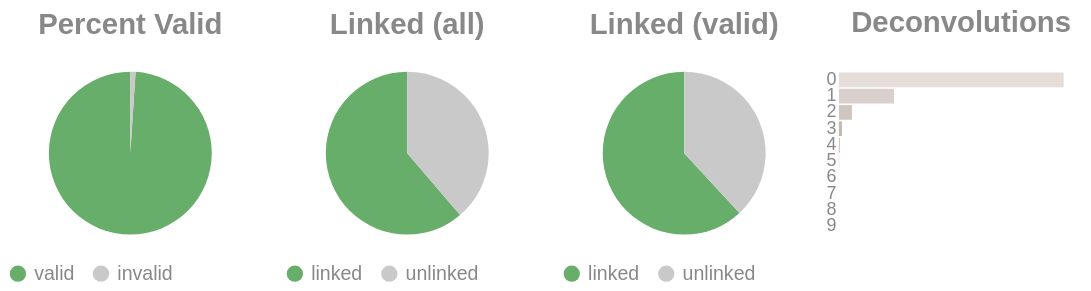

The cell this chart's notebook holds for it:
### Code cell
if SKIPLR:
    pass
else:
    clash = Counter()
    for i in valids['molecule'].to_list():
        _mol = i.split("-")
        if len(_mol) == 1:
            clash.update('0')
        else:
            clash.update(_mol[-1])

    _d = {"deconvolutions": [], 'count': []}
    for k,v in clash.items():
        _d['deconvolutions'].append(k)
        _d['count'].append(v)

    tot_valid = valids['reads'].sum()
    mask = valids['reads'] >= 2
    n_linked_reads = valids.filter(mask)['reads'].sum()
    if n_linked_reads == 0:
        print_html("No linked molecules (>=2 reads) were detected; skipping linked-only distributions.")
        SKIPLR = True
    else:
        perc_valid = round(tot_valid / n_reads, 4)
        linked_perc_abs = round(n_linked_reads / n_reads, 4)
        linked_perc = round(n_linked_reads / tot_valid, 4)

    _valid = pl.DataFrame({"valids": ['valid', 'invalid'], "count": [tot_valid, n_reads - tot_valid]})
    _linked_abs = pl.DataFrame({"linked (absolute)": ['linked', 'unlinked'], "count": [n_linked_reads, n_reads - n_linked_reads]})
    _linked_rel = pl.DataFrame({"linked (valids)": ['linked', 'unlinked'], "count": [n_linked_reads, tot_valid - n_linked_reads]})

    (
        alt.hconcat(
            piechart(_valid, goodval = 'valid', title = "Percent Valid"),
            piechart(_linked_abs, goodval = "linked", title =  "Linked (all)"),
            piechart(_linked_rel, goodval = "linked", title =  "Linked (valid)"),
            convolutionbar(pl.DataFrame(_d), title = "Deconvolutions"),
            center = True,
            bounds = 'flush'
        )
        .resolve_scale(color='independent')
        .resolve_legend('independent')
        .properties(usermeta={'embedOptions': {"actions": False}})
    ).display()

### Figure 1 — Vega-Lite specification as saved in the notebook (floating-point values rounded to 4 significant figures)
{"width": "container", "height": 400, "config": {"title": {"anchor": "start", "dy": -15, "fontSize": 18, "color": "#888888", "subtitleColor": "#888888", "subtitleFontSize": 14}, "arc": {"fill": "#0072B2"}, "axis": {"domainColor": "#888888", "domainWidth": 0.5, "gridWidth": 0.2, "grid": false, "titleFontWeight": 400, "titleFontSize": 15, "labelFontSize": 11, "labelColor": "#888888", "tickColor": "#888888", "tickWidth": 0.2, "titleColor": "#888888"}, "axisBand": {"grid": false}, "axisX": {"grid": true, "tickSize": 10, "domainCap": "round"}, "axisY": {"domain": false, "grid": true, "tickSize": 0, "domainCap": "round"}, "background": "transparent", "header": {"labelFontSize": 15, "labelColor": "#888888", "titleFontSize": 15, "titleFontWeight": 600, "titleColor": "#888888"}, "legend": {"labelFont": "sans-serif", "labelFontSize": 12, "labelColor": "#888888", "symbolSize": 100, "symbolType": "circle", "titleFontSize": 12, "titlePadding": 10, "titleColor": "#888888", "title": null}, "range": {"category": ["#E69F00", "#56B4E9", "#009E73", "#F0E442", "#0072B2", "#D55E00", "#CC79A7", "#000000"], "diverging": ["#cfe8f3", "#a2d4ec", "#73bfe2", "#46abdb", "#1696d2", "#12719e"]}, "area": {"fill": "#0072B2", "fillOpacity": 0.7, "line": true, "strokeOpacity": 0.7}, "line": {"color": "#0072B2", "stroke": "#0072B2", "strokeWidth": 2}, "trail": {"color": "#0072B2", "stroke": "#0072B2", "strokeWidth": 0, "size": 1}, "point": {"filled": true, "fillOpacity": 1.0, "size": 95}, "text": {"color": "#888888", "fontSize": 11, "align": "right", "fontWeight": 400, "size": 11}, "bar": {"fill": "#0072B2", "stroke": null}, "view": {"stroke": null, "continuousWidth": 660, "continuousHeight": 400}}, "hconcat": [{"data": {"name": "data-ea0d3fb0e4434f80af236f7a909533f8"}, "mark": {"type": "arc"}, "encoding": {"color": {"field": "valids", "legend": {"orient": "bottom", "title": null}, "scale": {"domain": ["valid", "invalid"], "range": ["#68ae6b", "#C9C9C9"]}, "title": "Valids", "type": "nominal"}, "theta": {"field": "count", "type": "quantitative"}, "tooltip": [{"field": "valids", "title": "Valids", "type": "ordinal"}, {"field": "percent", "format": ".2%", "title": "Percent", "type": "quantitative"}, {"field": "count", "title": "Count", "type": "quantitative"}]}, "height": 100, "title": {"text": "Percent Valid", "align": "center", "anchor": "middle"}, "transform": [{"calculate": "datum.count / 16797178", "as": "percent"}], "width": 150}, {"data": {"name": "data-06718d5144c0c7cfeb88a44ec420c7d9"}, "mark": {"type": "arc"}, "encoding": {"color": {"field": "linked (absolute)", "legend": {"orient": "bottom", "title": null}, "scale": {"domain": ["linked", "unlinked"], "range": ["#68ae6b", "#C9C9C9"]}, "title": "Linked (Absolute)", "type": "nominal"}, "theta": {"field": "count", "type": "quantitative"}, "tooltip": [{"field": "linked (absolute)", "title": "Linked (Absolute)", "type": "ordinal"}, {"field": "percent", "format": ".2%", "title": "Percent", "type": "quantitative"}, {"field": "count", "title": "Count", "type": "quantitative"}]}, "height": 100, "title": {"text": "Linked (all)", "align": "center", "anchor": "middle"}, "transform": [{"calculate": "datum.count / 16797178", "as": "percent"}], "width": 150}, {"data": {"name": "data-7098efcd8ca5869440a7f4e0ff114de1"}, "mark": {"type": "arc"}, "encoding": {"color": {"field": "linked (valids)", "legend": {"orient": "bottom", "title": null}, "scale": {"domain": ["linked", "unlinked"], "range": ["#68ae6b", "#C9C9C9"]}, "title": "Linked (Valids)", "type": "nominal"}, "theta": {"field": "count", "type": "quantitative"}, "tooltip": [{"field": "linked (valids)", "title": "Linked (Valids)", "type": "ordinal"}, {"field": "percent", "format": ".2%", "title": "Percent", "type": "quantitative"}, {"field": "count", "title": "Count", "type": "quantitative"}]}, "height": 100, "title": {"text": "Linked (valid)", "align": "center", "anchor": "middle"}, "transform": [{"calculate": "datum.count / 16624666", "as": "percent"}], "width": 150}, {"data": {"name": "data-2d3ff4ccf8903fec09c1e0b895dfa7b6"}, "mark": {"type": "bar"}, "encoding": {"color": {"field": "deconvolutions", "legend": null, "scale": {"scheme": "lightgreyred"}, "type": "nominal"}, "tooltip": [{"field": "deconvolutions", "title": "Deconvolutions", "type": "ordinal"}, {"field": "percent", "format": ".2%", "title": "Percent", "type": "quantitative"}, {"field": "count", "title": "Count", "type": "quantitative"}], "x": {"axis": null, "field": "count", "type": "quantitative"}, "y": {"field": "deconvolutions", "sort": "ascending", "title": null, "type": "nominal"}}, "height": 100, "title": {"text": "Deconvolutions", "align": "center", "anchor": "middle"}, "transform": [{"calculate": "datum.count / 9716290", "as": "percent"}], "width": 150}], "bounds": "flush", "center": true, "resolve": {"legend": {"angle": "independent"}, "scale": {"color": "independent"}}, "usermeta": {"embedOptions": {"actions": false}}, "$schema": "https://vega.github.io/schema/vega-lite/v6.4.1.json", "datasets": {"data-ea0d3fb0e4434f80af236f7a909533f8": [{"valids": "valid", "count": 16624666}, {"valids": "invalid", "count": 172512}], "data-06718d5144c0c7cfeb88a44ec420c7d9": [{"linked (absolute)": "linked", "count": 10286688}, {"linked (absolute)": "unlinked", "count": 6510490}], "data-7098efcd8ca5869440a7f4e0ff114de1": [{"linked (valids)": "linked", "count": 10286688}, {"linked (valids)": "unlinked", "count": 6337978}], "data-2d3ff4ccf8903fec09c1e0b895dfa7b6": [{"deconvolutions": "0", "count": 7357379}, {"deconvolutions": "1", "count": 1800908}, {"deconvolutions": "2", "count": 424513}, {"deconvolutions": "3", "count": 99954}, {"deconvolutions": "4", "count": 24302}, {"deconvolutions": "5", "count": 6475}, {"deconvolutions": "6", "count": 1858}, {"deconvolutions": "7", "count": 613}, {"deconvolutions": "8", "count": 209}, {"deconvolutions": "9", "count": 79}]}}
